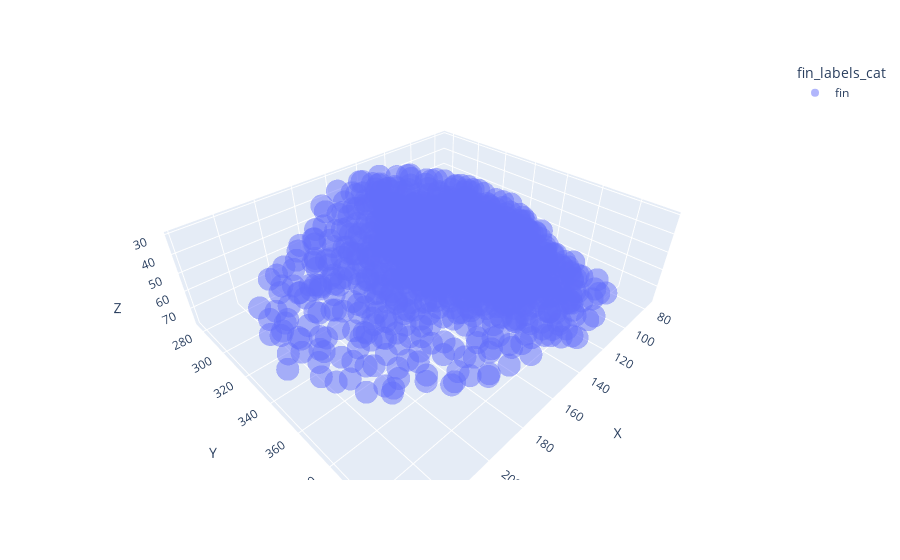

Here is the notebook cell this chart was saved with:
### Code cell
fig = px.scatter_3d(point_df.loc[point_df["fin_labels_cat"]=="fin", :], 
                                 x="X", y="Y", z="Z", color="fin_labels_cat", opacity=0.5)

fig.update_layout(
    scene={
    "zaxis" : dict(autorange="reversed")
    }
)

fig.show()

### Figure 1 — Plotly figure (JSON) as saved in the notebook; plotly's stock layout.template omitted (floating-point values rounded to 4 significant figures; data arrays with more than 128 entries replaced by an {"elided": "..."} marker saying what was removed)
{"data": [{"hovertemplate": "fin_labels_cat=fin<br>X=%{x}<br>Y=%{y}<br>Z=%{z}<extra></extra>", "legendgroup": "fin", "marker": {"color": "#636efa", "opacity": 0.5, "symbol": "circle"}, "mode": "markers", "name": "fin", "scene": "scene", "showlegend": true, "type": "scatter3d", "x": {"elided": "1001 float values"}, "y": {"elided": "1001 float values"}, "z": {"elided": "1001 float values"}}], "layout": {"legend": {"title": {"text": "fin_labels_cat"}, "tracegroupgap": 0}, "margin": {"t": 60}, "scene": {"domain": {"x": [0, 1], "y": [0, 1]}, "xaxis": {"title": {"text": "X"}}, "yaxis": {"title": {"text": "Y"}}, "zaxis": {"autorange": "reversed", "title": {"text": "Z"}}}}}
